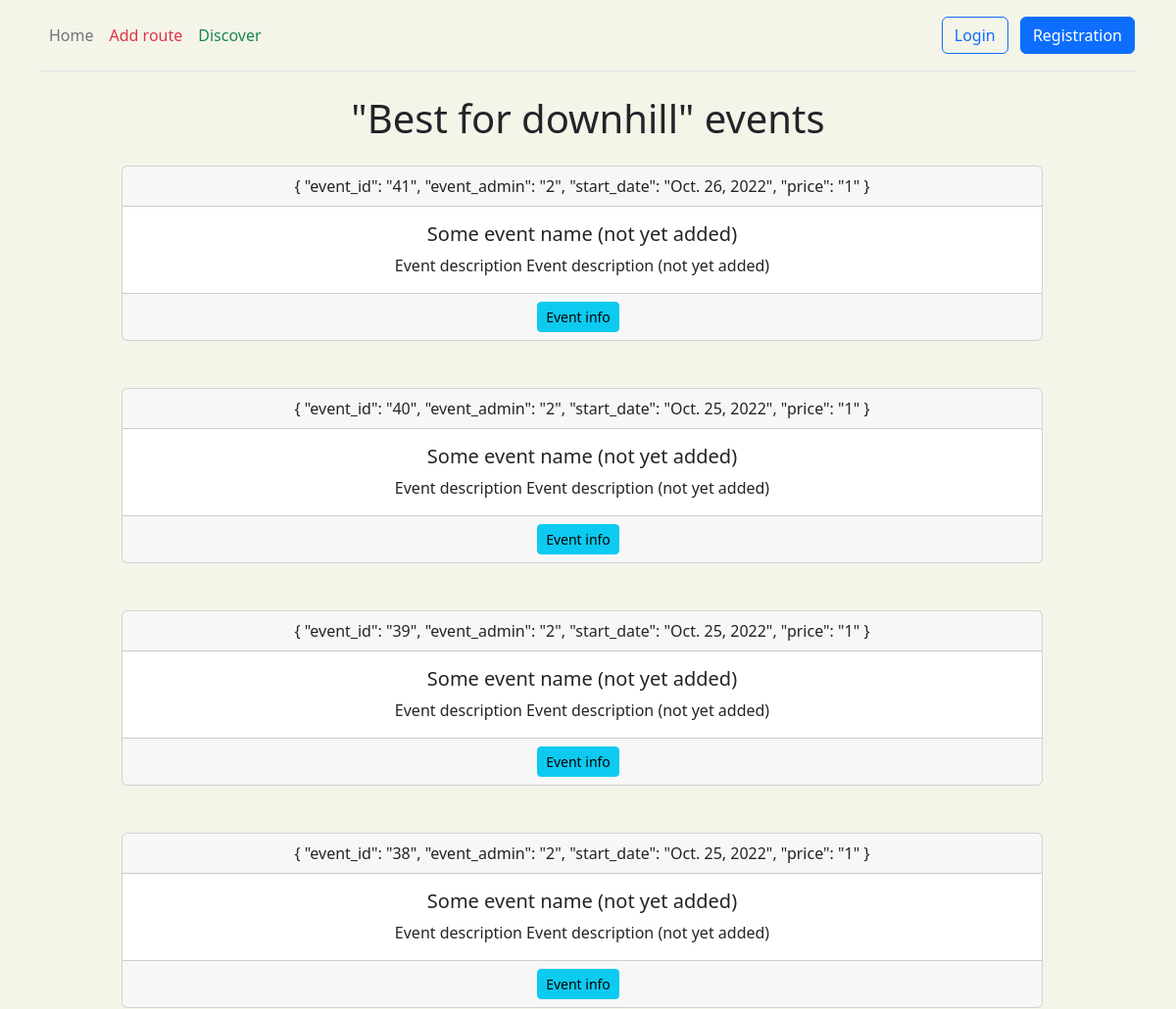
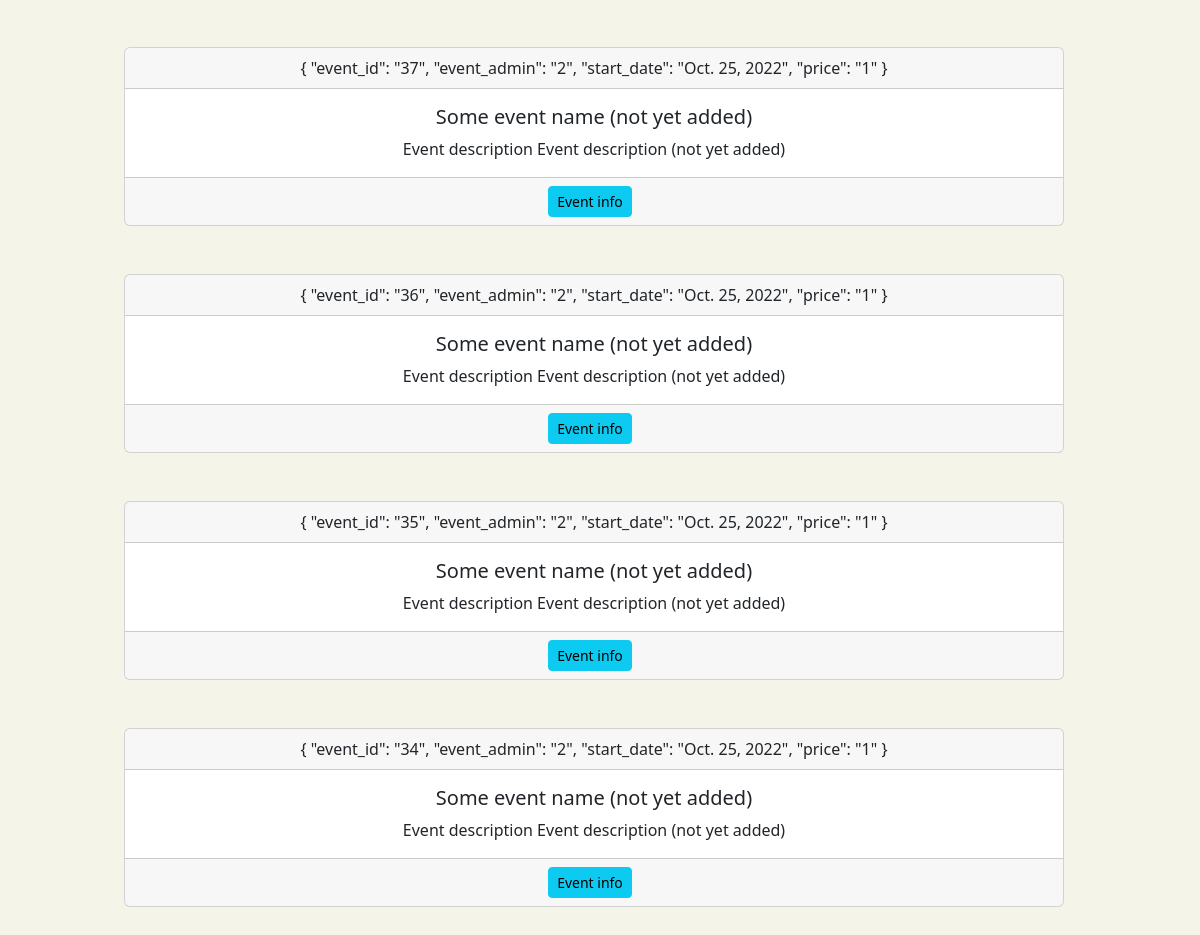
The page /route/44/event on the database its author committed (2 pictures, top to bottom).
### route/models.py (models this page shows, shortened)
class Route(models.Model):
    class RouteType(models.TextChoices):
        bicycle_route = 'cycling', gettext_lazy('cycling')
        hiking_route = 'hiking', gettext_lazy('hiking')
    route_name = models.CharField(max_length=255, null=True)
    route_type = models.CharField(max_length=50, choices=RouteType.choices, default=RouteType.hiking_route)
    departure = models.IntegerField()
    stopping = models.CharField(max_length=50, null=True)
    destination = models.IntegerField()
    country = models.CharField(max_length=50)
    location = models.CharField(max_length=50)
    description = models.TextField()
    duration = models.IntegerField()
    class Meta:
        verbose_name = 'Route'
        verbose_name_plural = 'Routes'

class Event(models.Model):
    route = models.ForeignKey(Route, on_delete=models.CASCADE, null=True)
    event_admin = models.IntegerField()
    event_users = models.CharField(max_length=50, null=True)
    start_date = models.DateField()
    price = models.IntegerField()
    class Meta:
        verbose_name = 'Event'
        verbose_name_plural = 'Events'

### route/views.py (the view, shortened to what this page needs)
# urls.py: path('<int:route_id>/event', views.event, name='event'),
def event(request, route_id, event_id=None):
    if event_id is None:
        return render(request, 'route/event.html', event_func(request, route_id))

### utils/mongo_utils.py (called while the page is built)
    def __enter__(self):
        CONNECTION_STRING = f"mongodb://{self.username}:{self.password}@{self.hostname}:{self.port}"
        self.client = MongoClient(CONNECTION_STRING)
        self.db = self.client['test']
        return self.db

    def __exit__(self, exc_type, exc_val, exc_tb):
        self.client.close()

### templates/route/event.html (shortened to what this page needs)
{% extends 'main/layout.html' %}
{% block content %}
    <div class="container">
        {% if result %}
            <h1 class="mb-4 text-center">"{{ result.0.route_name }}" events</h1>
        {% endif %}
        <div class="row">
            <ul class="list-group">
                {% if result %}
                    {% for itm in result %}
                        <div class="card text-center col-md-10 mx-auto mb-5">
                            <div class="card-header">
                                {
                                "event_id": "{{ itm.event_id }}",
                                "event_admin": "{{ itm.event_admin }}",
                                "start_date": "{{ itm.start_date }}",
                                "price": "{{ itm.price }}"
                                }
                            </div>
                            <div class="card-body">
                                <h5 class="card-title">Some event name (not yet added)</h5>
                                <p class="card-text">Event description Event description (not yet added)</p>
                            </div>
                            <div class="card-footer text-muted">
                                <a href="{% url 'route:event_info' itm.route_id itm.event_id %}"
                                   class="btn btn-sm btn-info flex-shrink-0 me-2">Event info</a>
                            </div>
                        </div>
                    {% endfor %}
                {% else %}
                    <h3 class="text-center">Event does not exist (event tmpl)</h3>
                {% endif %}
            </ul>
        </div>
    </div>
{% endblock %}

### static/main/css/layout.css (style rules this page uses)
body { background-color: #f5f4e9; }

### rows shown on the page
Route: route_name "Best for downhill"
Event: event_id "41", event_admin "2", start_date "Oct. 26, 2022", price "1"
Event: event_id "40", event_admin "2", start_date "Oct. 25, 2022", price "1"
Event: event_id "39", event_admin "2", start_date "Oct. 25, 2022", price "1"
Event: event_id "38", event_admin "2", start_date "Oct. 25, 2022", price "1"
Event: event_id "37", event_admin "2", start_date "Oct. 25, 2022", price "1"
Event: event_id "36", event_admin "2", start_date "Oct. 25, 2022", price "1"
Event: event_id "35", event_admin "2", start_date "Oct. 25, 2022", price "1"
Event: event_id "34", event_admin "2", start_date "Oct. 25, 2022", price "1"
